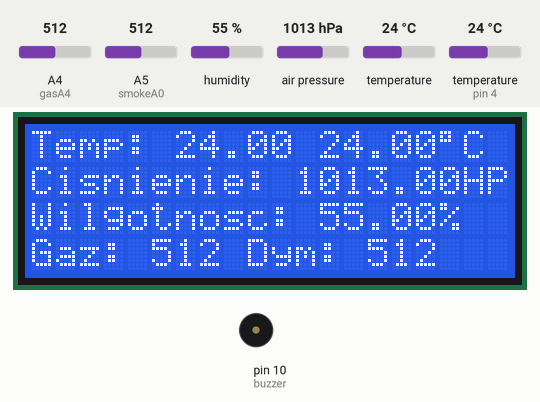
A sketch run on a simulated Arduino Uno, built with avr-gcc and run on an emulated ATmega328P. Parts: 20×4 character LCD, buzzer (waves = sounding). The inputs (shaded band) are chosen by the test bench; at power-on: air pressure 1013 hPa, humidity 55 %, A4 (gasA4) = 512, A5 (smokeA0) = 512, temperature 24 °C, temperature (sensor on pin 4) 24 °C.

Above: at 1.2 s.
1.3 s: air pressure set to 952 hPa
At 3.9 s:
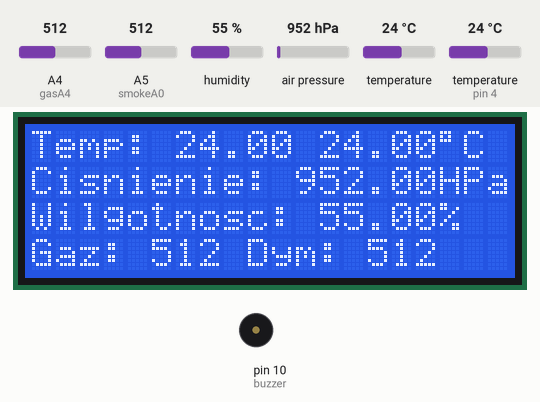
7.4 s: humidity set to 22 %
At 9.2 s:
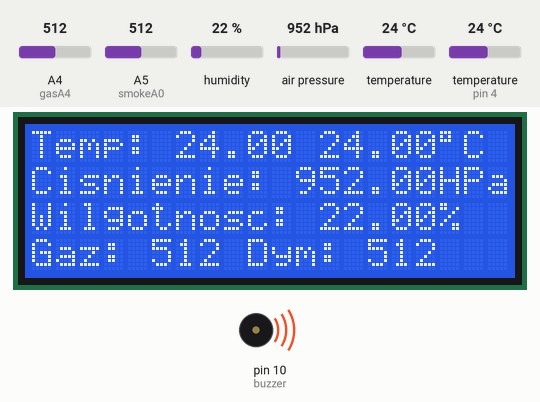
10.9 s: A4 (gasA4) set to 716
At 14.5 s:
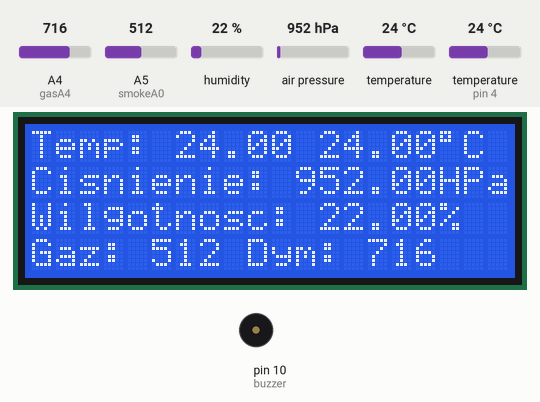
15.1 s: A5 (smokeA0) set to 716
At 18.6 s:
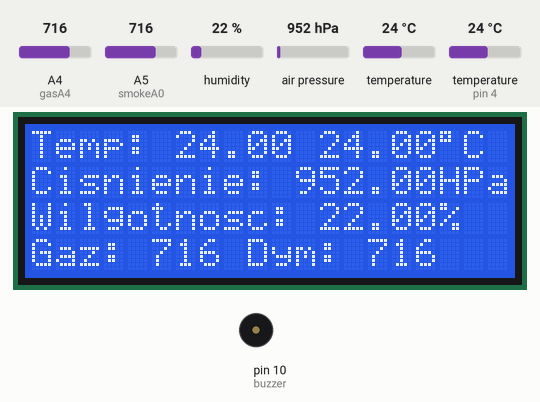
19.3 s: temperature (sensor 0) set to 12 °C
At 21.2 s:
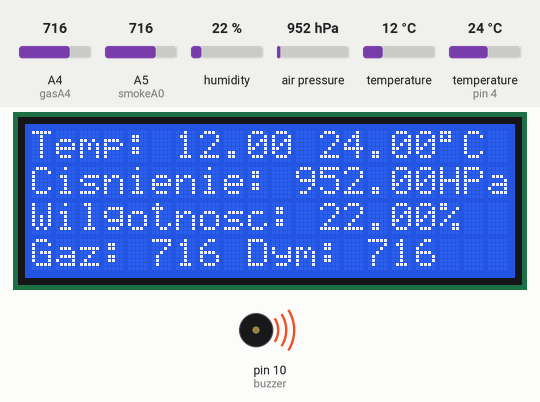
22.4 s: temperature (sensor on pin 4) set to 12 °C
At 24.9 s:
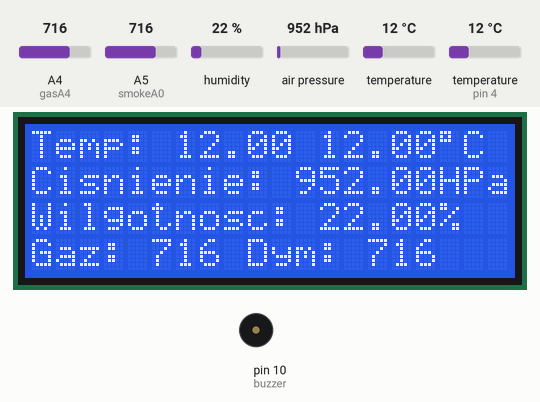
Timing chart, 0 to 26.2 s (numbered marks = the images above; inputs shaded):
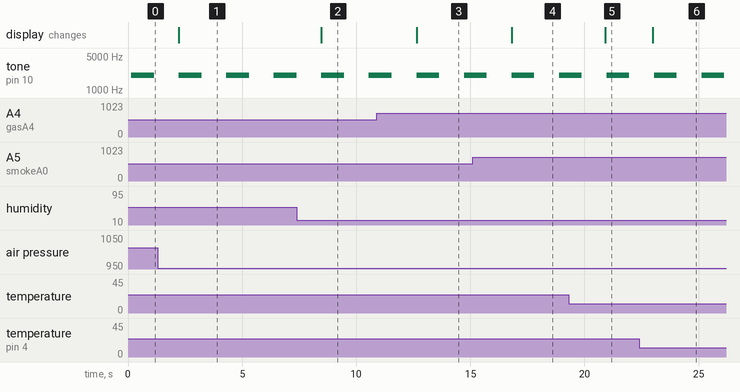

Measured:
- after the input at 1.3 s, the display: changes after 0.93 s (image 1)
- after the input at 7.4 s, the display: changes after 1.1 s (image 2)
- after the input at 10.9 s, the display: changes after 1.7 s (image 3)
- after the input at 15.1 s, the display: changes after 1.7 s (image 4)
- after the input at 19.3 s, the display: changes after 1.6 s (image 5)
- after the input at 22.4 s, the display: changes after 0.59 s (image 6)
- by itself, tone on pin 10 (buzzer): alternates 2000 Hz for 1.0 s and silent for 1.1 s

The sketch:

CzujnikCzarny.ino
```cpp
#include "Wire.h"              // For I2C
#include "LCD.h"               // For LCD
#include "LiquidCrystal_I2C.h" // Added library*
#include <BMP180.h>
#include <DHT.h>
#include "DHT.h"
#define DHTPIN 4      // Digital pin connected to the DHT sensor
#define DHTTYPE DHT22 // DHT 22  (AM2302), AM2321
DHT dht(DHTPIN, DHTTYPE);
//Set the pins on the I2C chip used for LCD connections
//ADDR,EN,R/W,RS,D4,D5,D6,D7
LiquidCrystal_I2C lcd(0x27, 2, 1, 0, 4, 5, 6, 7); // 0x27 is the default I2C bus address of the backpack-see article
BMP180 myBMP(BMP180_ULTRAHIGHRES);

int buzzer = 10;
int smokeA0 = A5;
int gasA4 = A4;

int sensorThres = 100;
int sensorThresGas = 120;

void setup()
{
    //  Serial.begin(115200);
    dht.begin();

    myBMP.begin();
    // Set off LCD module
    lcd.begin(20, 4);                 // 16 x 2 LCD module
    lcd.setBacklightPin(3, POSITIVE); // BL, BL_POL
    lcd.setBacklight(HIGH);

    pinMode(buzzer, OUTPUT);
    pinMode(smokeA0, INPUT);
    pinMode(gasA4, INPUT);
}
void loop()
{
    int mq2Sensor = analogRead(smokeA0);
    int mq5Sensor = analogRead(gasA4);

    float h = dht.readHumidity();
    float t = dht.readTemperature();

    lcd.setCursor(0, 0);
    lcd.print(String("Temp: ") + String(myBMP.getTemperature()) + String(" ") + String(t) + char(223) + String("C"));
    lcd.setCursor(0, 1);
    lcd.print(String("Cisnienie: ") + String(myBMP.getPressure() / 100) + String("HPa"));
    lcd.setCursor(0, 2);
    lcd.print(String("Wilgotnosc: ") + String(h) + String("%"));
    lcd.setCursor(0, 3);
    lcd.print(String("Gaz: ") + String(mq2Sensor) + String(" Dym: ") + String(mq5Sensor) + String("  "));

    if ((mq2Sensor > sensorThres) || (mq5Sensor>sensorThresGas))
    {
        tone(buzzer, 2000, 1000);
    }
    else
    {

        noTone(buzzer);
    }

    delay(2000);
}
```
